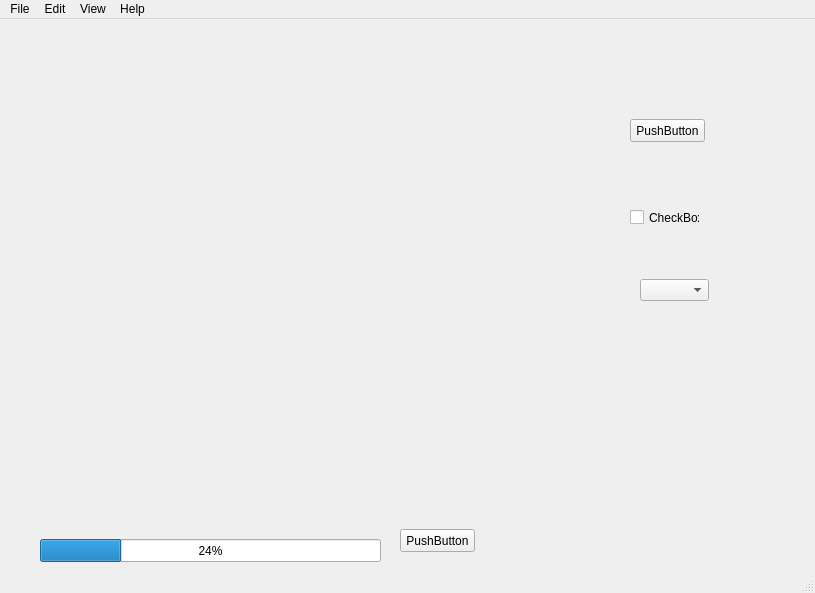
<?xml version="1.0" encoding="UTF-8"?>
<ui version="4.0">
 <class>MainWindow</class>
 <widget class="QMainWindow" name="MainWindow">
  <property name="geometry">
   <rect>
    <x>0</x>
    <y>0</y>
    <width>815</width>
    <height>593</height>
   </rect>
  </property>
  <property name="windowTitle">
   <string>MainWindow</string>
  </property>
  <widget class="QWidget" name="centralwidget">
   <widget class="QProgressBar" name="progressBar">
    <property name="geometry">
     <rect>
      <x>40</x>
      <y>520</y>
      <width>341</width>
      <height>23</height>
     </rect>
    </property>
    <property name="value">
     <number>24</number>
    </property>
   </widget>
   <widget class="QWidget" name="widget" native="true">
    <property name="geometry">
     <rect>
      <x>40</x>
      <y>40</y>
      <width>451</width>
      <height>451</height>
     </rect>
    </property>
   </widget>
   <widget class="QPushButton" name="pushButton">
    <property name="geometry">
     <rect>
      <x>400</x>
      <y>510</y>
      <width>75</width>
      <height>23</height>
     </rect>
    </property>
    <property name="text">
     <string>PushButton</string>
    </property>
   </widget>
   <widget class="QPushButton" name="pushButton_2">
    <property name="geometry">
     <rect>
      <x>630</x>
      <y>100</y>
      <width>75</width>
      <height>23</height>
     </rect>
    </property>
    <property name="text">
     <string>PushButton</string>
    </property>
   </widget>
   <widget class="QCheckBox" name="checkBox">
    <property name="geometry">
     <rect>
      <x>630</x>
      <y>190</y>
      <width>70</width>
      <height>17</height>
     </rect>
    </property>
    <property name="text">
     <string>CheckBox</string>
    </property>
   </widget>
   <widget class="QComboBox" name="comboBox">
    <property name="geometry">
     <rect>
      <x>640</x>
      <y>260</y>
      <width>69</width>
      <height>22</height>
     </rect>
    </property>
   </widget>
  </widget>
  <widget class="QMenuBar" name="menubar">
   <property name="geometry">
    <rect>
     <x>0</x>
     <y>0</y>
     <width>815</width>
     <height>21</height>
    </rect>
   </property>
   <widget class="QMenu" name="menuFile">
    <property name="title">
     <string>File</string>
    </property>
    <addaction name="actionOpen_file"/>
    <addaction name="actionSave"/>
    <addaction name="actionSave_as"/>
   </widget>
   <widget class="QMenu" name="menuEdit">
    <property name="title">
     <string>Edit</string>
    </property>
   </widget>
   <widget class="QMenu" name="menuHelp">
    <property name="title">
     <string>Help</string>
    </property>
   </widget>
   <widget class="QMenu" name="menuView">
    <property name="title">
     <string>View</string>
    </property>
   </widget>
   <addaction name="menuFile"/>
   <addaction name="menuEdit"/>
   <addaction name="menuView"/>
   <addaction name="menuHelp"/>
  </widget>
  <widget class="QStatusBar" name="statusbar"/>
  <action name="actionOpen_file">
   <property name="text">
    <string>Open file</string>
   </property>
  </action>
  <action name="actionSave">
   <property name="text">
    <string>Save</string>
   </property>
  </action>
  <action name="actionSave_as">
   <property name="text">
    <string>Save as</string>
   </property>
  </action>
 </widget>
 <resources/>
 <connections/>
</ui>
